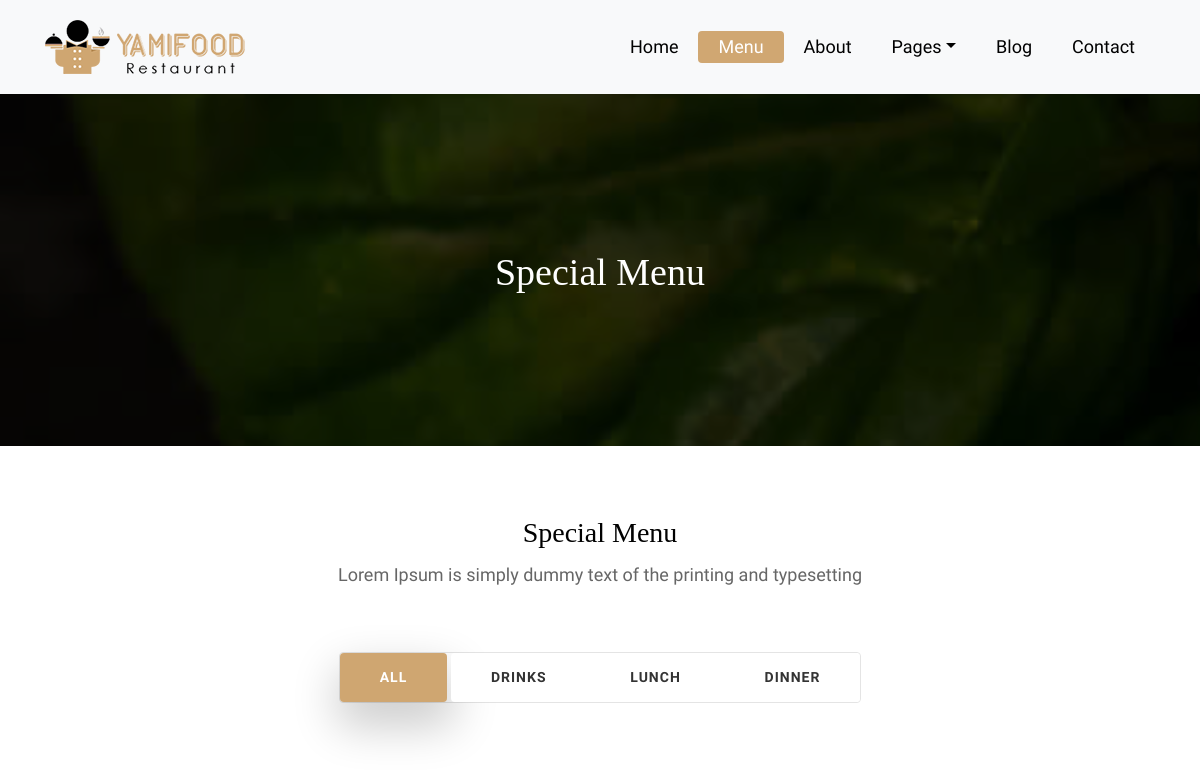
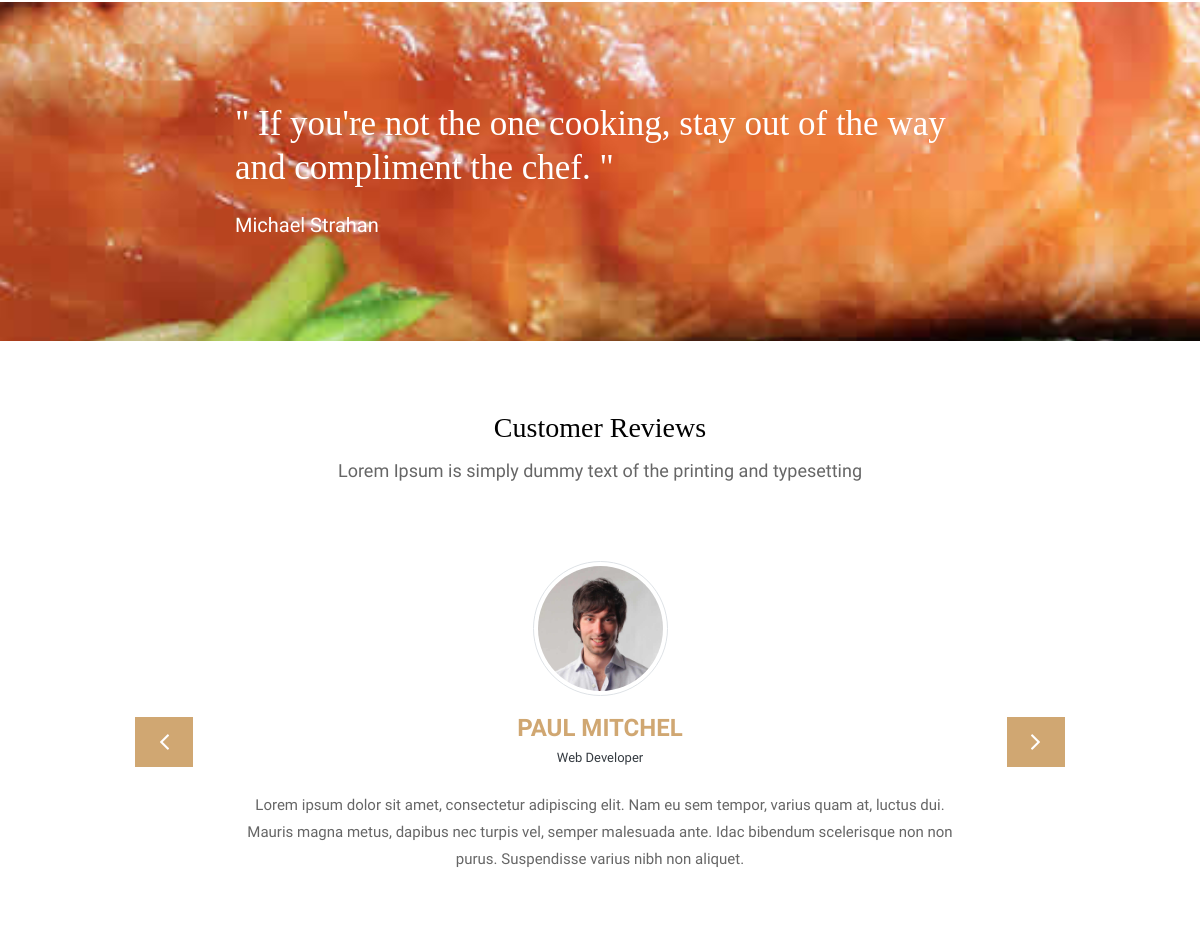
/menu/ (upper part), run on an earlier commit of the app's database (2 pictures, top to bottom).
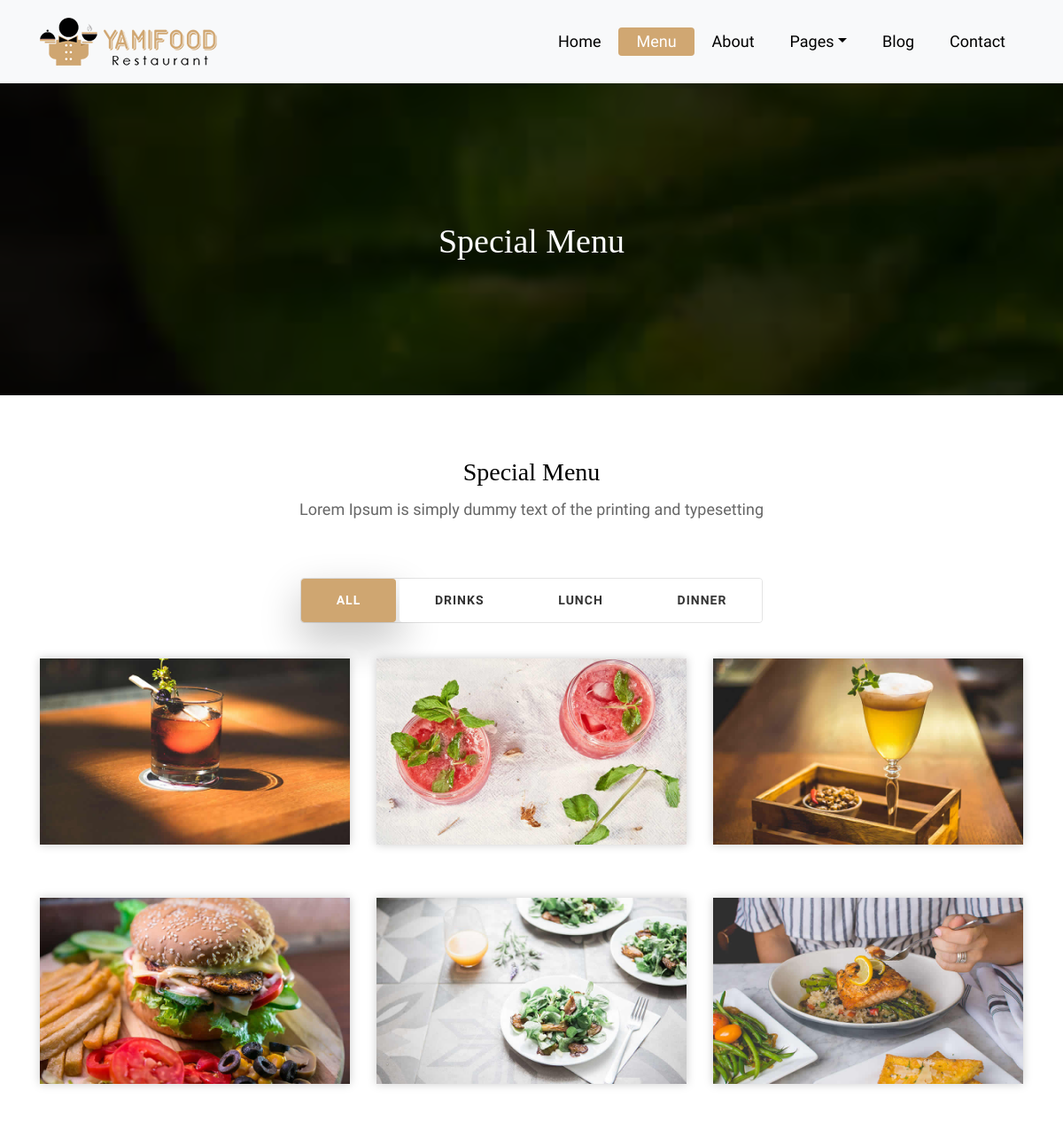
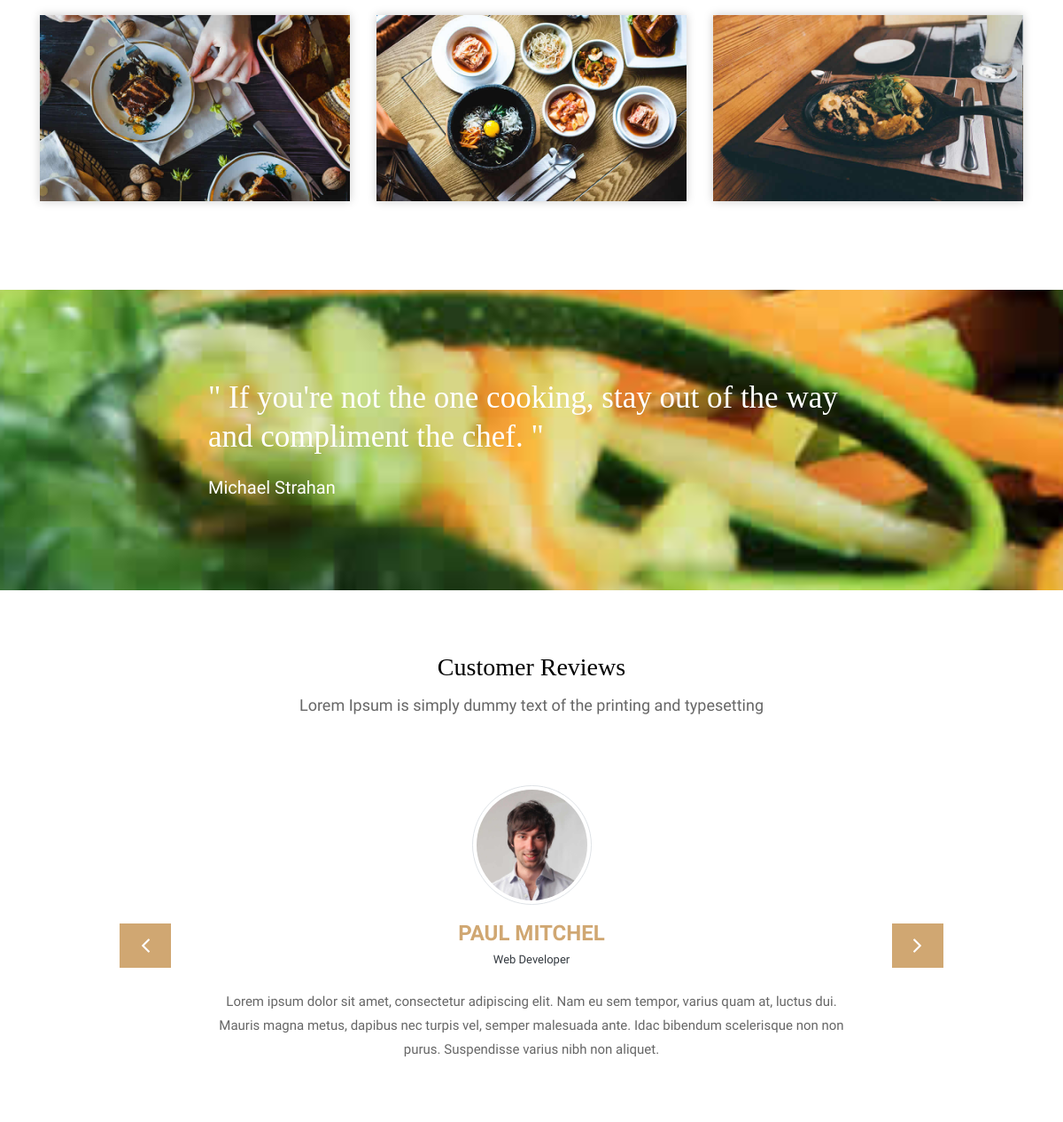
And on a later commit of the database (2 pictures, top to bottom).
### foods/models.py (models this page shows, shortened)
class Food(models.Model):
    FOOD_TYPE = [
        ("drinks", 'drinks'),
        ("dinner", 'dinner'),
        ("lunch", 'lunch'),
    ]
    photo = models.ImageField(upload_to= 'foods/')
    name = models.CharField( max_length=100)
    description = models.CharField( max_length=50)
    price = models.FloatField()
    rate = models.IntegerField( default=5)
    time = models.IntegerField()
    pub_date = models.DateField( auto_now=False, auto_now_add=True)
    categories = MultiSelectField(choices=FOOD_TYPE, null=True)

### foods/views.py (the view)
# urls.py: path("menu/", views.menu_view, name="menu"),
def menu_view(request):
    context_foods = get_food_list()
    context = {
        **context_foods,
    }
    return render(request, 'foods/menu.html', context)

### foods/views.py (called while the page is built)
def get_food_list():
    food_list = Food.objects.all()
    context = {
        "foods" : food_list
        }
    return context

### foods/templates/foods/menu.html (shortened to what this page needs)
{% extends "base.html" %}
{% load static %}
{% block main %}
	<div class="all-page-title page-breadcrumb">
		<div class="container text-center">
			<div class="row">
				<div class="col-lg-12">
					<h1>Special Menu</h1>
				</div>
			</div>
		</div>
	</div>
	<div class="menu-box">
		<div class="container">
			<div class="row">
				<div class="col-lg-12">
					<div class="heading-title text-center">
						<h2>Special Menu</h2>
						<p>Lorem Ipsum is simply dummy text of the printing and typesetting</p>
					</div>
				</div>
			</div>
			<div class="row">
				<div class="col-lg-12">
					<div class="special-menu text-center">
						<div class="button-group filter-button-group">
							<button class="active" data-filter="*">All</button>
							<button data-filter=".drinks">Drinks</button>
							<button data-filter=".lunch">Lunch</button>
							<button data-filter=".dinner">Dinner</button>
						</div>
					</div>
				</div>
			</div>
			<div class="row special-list">
                {% for food  in foods %}
				<div class="col-lg-4 col-md-6 special-grid {% for cat in food.categories %}{{cat}} {% endfor %}">
					<div class="gallery-single fix">
						<img src="{{food.photo.url}}" class="img-fluid" alt="Image">
					</div>
				</div>
                {% endfor %}
			</div>
		</div>
	</div>
	<div class="qt-box qt-background">
		<div class="container">
			<div class="row">
				<div class="col-md-8 ml-auto mr-auto text-left">
					<p class="lead ">
						" If you're not the one cooking, stay out of the way and compliment the chef. "
					</p>
					<span class="lead">Michael Strahan</span>
				</div>
			</div>
		</div>
	</div>
	<div class="customer-reviews-box">
		<div class="container">
			<div class="row">
				<div class="col-lg-12">
					<div class="heading-title text-center">
						<h2>Customer Reviews</h2>
						<p>Lorem Ipsum is simply dummy text of the printing and typesetting</p>
					</div>
				</div>
			</div>
			<div class="row">
				<div class="col-md-8 mr-auto ml-auto text-center">
					<div id="reviews" class="carousel slide" data-ride="carousel">
						<div class="carousel-inner mt-4">
							<div class="carousel-item text-center active">
								<div class="img-box p-1 border rounded-circle m-auto">
									<img class="d-block w-100 rounded-circle" src="{% static 'template/images/profile-1.jpg' %}" alt="">
								</div>
								<h5 class="mt-4 mb-0"><strong class="text-warning text-uppercase">Paul Mitchel</strong></h5>
								<h6 class="text-dark m-0">Web Developer</h6>
								<p class="m-0 pt-3">Lorem ipsum dolor sit amet, consectetur adipiscing elit. Nam eu sem tempor, varius quam at, luctus dui. Mauris magna metus, dapibus nec turpis vel, semper malesuada ante. Idac bibendum scelerisque non non purus. Suspendisse varius nibh non aliquet.</p>
							</div>
						</div>
						<a class="carousel-control-prev" href="#reviews" role="button" data-slide="prev">
							<i class="fa fa-angle-left" aria-hidden="true"></i>
						</a>
						<a class="carousel-control-next" href="#reviews" role="button" data-slide="next">
							<i class="fa fa-angle-right" aria-hidden="true"></i>
						</a>
                    </div>
				</div>
			</div>
		</div>
	</div>
    {% endblock main %}

### templates/base.html (shortened to what this page needs)
{% load static %}
<!DOCTYPE html>
<html lang="en">
<head>
    <link rel="stylesheet" href="{% static 'template/css/bootstrap.min.css' %}">
    <link rel="stylesheet" href="{% static 'template/css/style.css' %}">
    <link rel="stylesheet" href="{% static 'template/css/responsive.css' %}">
    <link rel="stylesheet" href="{% static 'template/css/custom.css' %}">
    <link rel="stylesheet" href="{% static 'template/css/classic.css' %}">
	<link rel="stylesheet" href="{% static 'template/css/classic.date.css' %}">
	<link rel="stylesheet" href="{% static 'template/css/classic.time.css' %}">
</head>
<body>
    {% include "partials/_header.html" %}
	{% block main %}
    {% endblock main %}
</body>
</html>

### templates/partials/_header.html (shortened to what this page needs)
{% load static %}
	<header class="top-navbar">
		<nav class="navbar navbar-expand-lg navbar-light bg-light">
			<div class="container">
				<a class="navbar-brand" href="index.html">
					<img src="{% static 'template/images/logo.png' %}" alt="" />
				</a>
				<div class="collapse navbar-collapse" id="navbars-rs-food">
					<ul class="navbar-nav ml-auto">
						<li class="nav-item {% if request.path == '/home/' %}active{% endif %}"><a class="nav-link" href="{% url 'foods:home' %}">Home</a></li>
						<li class="nav-item {% if request.path == '/menu/' %}active{% endif %}"><a class="nav-link" href="{% url 'foods:menu'%}">Menu</a></li>
						<li class="nav-item {% if request.path == '/about/' %}active{% endif %}"><a class="nav-link" href="{% url 'foods:about' %}">About</a></li>
						<li class="nav-item dropdown {% if request.path == '/reservation/' or request.path == '/staff/' or request.path == '/gallery/' %}active{% endif %}">
							<a class="nav-link dropdown-toggle" href="#" id="dropdown-a" data-toggle="dropdown">Pages</a>
						</li>
						<li class="nav-item {% if request.path == '/blogs/' %}active{% endif %}"><a class="nav-link " href="{% url 'blog:blog_list' %}">Blog</a></li>
						<li class="nav-item {% if request.path == '/contact/' %}active{% endif %}"><a class="nav-link " href="{% url 'touch:contact' %}">Contact</a></li>
					</ul>
				</div>
			</div>
		</nav>
	</header>

### templates/partials/_footer.html (shortened to what this page needs)
{% load static %}

### static/template/css/style.css (style rules this page uses)
body { color: #666666; font-size: 15px; font-family: 'Athiti', sans-serif; line-height: 1.80857; }
a { color: #1f1f1f; text-decoration: none !important; outline: none !important; -webkit-transition: all .3s ease-in-out; -moz-transition: all .3s ease-in-out; -ms-transition: all .3s ease-in-out; -o-transition: all .3s ease-in-out; transition: all .3s ease-in-out; }
h1, h2, h3, h4, h5, h6 { letter-spacing: 0; font-weight: normal; position: relative; padding: 0 0 10px 0; font-weight: normal; line-height: 120% !important; color: #1f1f1f; margin: 0 }
h1 { font-size: 24px }
h2 { font-size: 22px }
h5 { font-size: 14px }
h6 { font-size: 13px }
a { color: #1f1f1f; text-decoration: none; outline: none; }
a, .btn { text-decoration: none !important; outline: none !important; -webkit-transition: all .3s ease-in-out; -moz-transition: all .3s ease-in-out; -ms-transition: all .3s ease-in-out; -o-transition: all .3s ease-in-out; transition: all .3s ease-in-out; }
.lead { font-size: 18px; line-height: 30px; color: #767676; margin: 0; padding: 0; }
ul, li, ol { list-style: none; margin: 0px; padding: 0px; }
.top-navbar { position: relative; z-index: 10; }
.top-navbar .navbar { padding: 15px 0px; position: fixed; width: 100%; transition: height .3s ease-out, background .3s ease-out, box-shadow .3s ease-out; -webkit-transform: translate3d(0, 0, 0); transform: translate3d(0, 0, 0); z-index: 100; }
.top-navbar .navbar-light .navbar-nav .nav-link { color: #010101; font-size: 18px; padding: 0px 20px; border-radius: 4px; }
.top-navbar .navbar-light .navbar-nav .nav-item.active .nav-link { background: #d0a772; color: #ffffff; border-radius: 4px; }
.qt-background { background: url(../images/qt-bg.jpg) no-repeat; background-size: cover; padding: 100px 0; background-attachment: fixed; background-position: center center; position: relative; }
.qt-background p { font-size: 35px; font-weight: 300; line-height: 44px; color: #fff; font-family: 'Arbutus Slab', serif; margin-bottom: 20px; }
.qt-background span { color: #fff; font-size: 20px; font-weight: 500; }
.menu-box { padding: 70px 0px; }
.heading-title { margin-bottom: 50px; }
.heading-title h2 { color: #010101; font-size: 28px; font-family: 'Arbutus Slab', serif; }
.heading-title p { font-size: 18px; font-weight: 200; margin: 0px; }
.filter-button-group { border: 1px solid #e4e4e4; border-radius: 4px; margin: 10px 15px; display: inline-block; }
.filter-button-group button { color: #333; letter-spacing: 1px; text-transform: uppercase; font-weight: 600; font-size: 14px; cursor: pointer; background: #fff; padding: 12px 40px; border: none; border-radius: 4px; }
.filter-button-group button.active { background: #cfa671; color: #fff; box-shadow: 2px 20px 45px 5px rgba(0,0,0,.2); }
.gallery-single { margin: 30px 0px; }
.gallery-single { position: relative; overflow: hidden; -webkit-box-shadow: 0 0 10px #ccc; box-shadow: 0 0 10px #ccc; }
.customer-reviews-box { padding: 70px 0px; }
.carousel-inner .carousel-item .img-box { width: 135px; height: 135px; }
.carousel-control-prev { left: -100px; }
.carousel-control-next { right: -100px; }
.text-warning { color: #d0a772 !important; font-size: 24px; }
#reviews .carousel-control-prev { background: #d0a772; color: #ffffff; display: block; position: absolute; width: 8%; height: 50px; top: 50%; font-size: 28px; opacity: 1; }
#reviews .carousel-control-next { background: #d0a772; color: #ffffff; display: block; position: absolute; width: 8%; height: 50px; top: 50%; font-size: 28px; opacity: 1; }
.page-breadcrumb { padding: 250px 0 150px; background: url(../images/all-bg.jpg) no-repeat; background-attachment: fixed; background-size: cover; background-position: 0 0; position: relative; }
.all-page-title .container { position: relative; z-index: 2; }
.all-page-title::before { background: #010101; content: ""; height: 100%; left: 0; position: absolute; top: 0; width: 100%; z-index: 1; opacity: 0.8; }
.all-page-title h1 { font-size: 38px; color: #ffffff; font-family: 'Arbutus Slab', serif; padding: 0px; }

What changed in the data, as far as the page shows it:
added Food: photo (picture)
added Food: photo (picture)
added Food: photo (picture)
added Food: photo (picture)
added Food: photo (picture)
added Food: photo (picture)
added Food: photo (picture)
added Food: photo (picture)
added Food: photo (picture)
